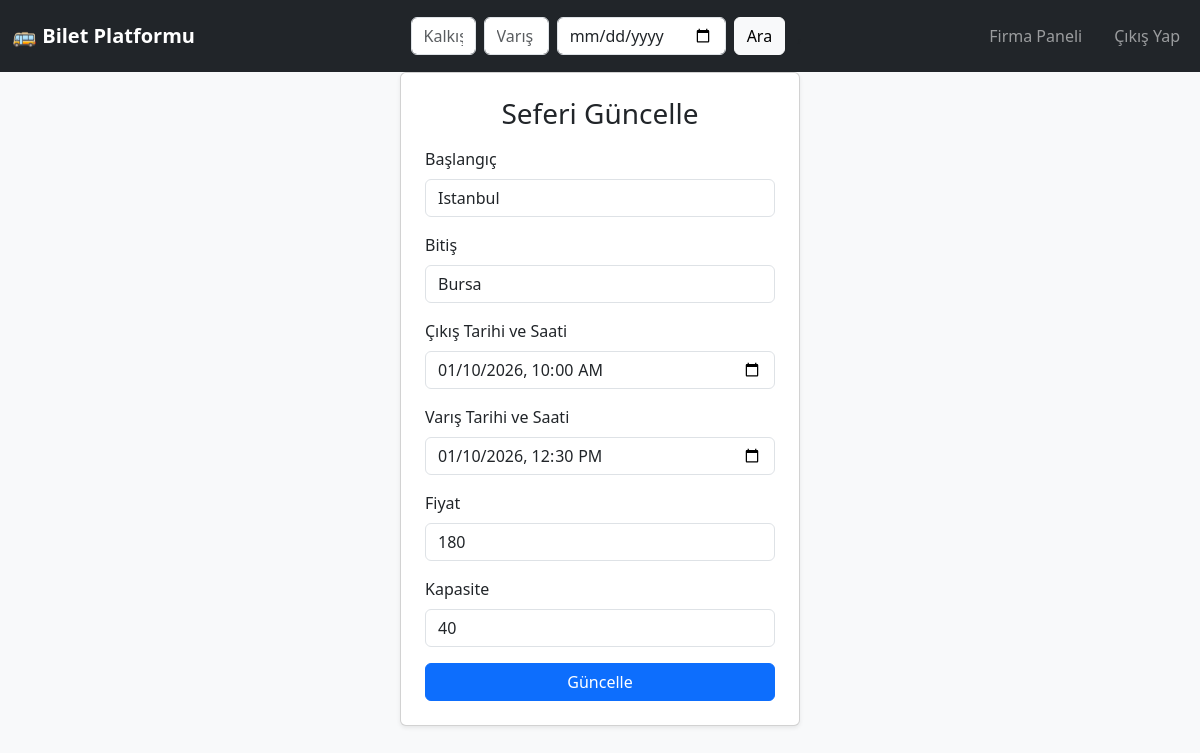
The app's page /edit_trip.php?trip_id=7a669396-0658-4183-beb2-550de5417f9f (signed in) with its own data.
### tables this page shows
CREATE TABLE Trips (
    id TEXT PRIMARY KEY,                          -- UUID
    company_id TEXT NOT NULL,
    destination_city TEXT NOT NULL,
    arrival_time DATETIME NOT NULL,
    departure_time DATETIME NOT NULL,
    departure_city TEXT NOT NULL,
    price REAL NOT NULL,
    capacity INTEGER NOT NULL,
    created_date TIMESTAMP DEFAULT CURRENT_TIMESTAMP,
    FOREIGN KEY (company_id) REFERENCES Bus_Company(id)
);

### src/helper.php (called while the page is built, shortened)
<?php
require_once __DIR__ . '/../src/auth.php';
function get_company_trip($trip_id) {
    global $db;
    $stmt = $db->prepare('SELECT * FROM Trips WHERE id = :id LIMIT 1');
    $stmt->bindValue(':id', $trip_id);
    $stmt->execute();
    return $stmt->fetch(PDO::FETCH_ASSOC);
}
?>

### public/edit_trip.php (the view, shortened to what this page needs)
<?php
require_once __DIR__ . '/../src/auth.php';
require_once __DIR__ . '/../src/helper.php';
if ($_SERVER['REQUEST_METHOD'] === 'GET' && isset($_GET['trip_id'])) {
    $trip_id = $_GET['trip_id'];
    $trip = get_company_trip($trip_id);
}
include 'header.php';
?>
<div class="main-content">
  <div class="d-flex justify-content-center align-items-center" style="min-height: 80vh;">
      <div class="card shadow-sm p-4" style="width: 400px;">
          <h3 class="text-center mb-3">Seferi Güncelle</h3>
          <form method="POST" action="">
              <div class="mb-3">
                  <label class="form-label">Başlangıç</label>
                  <input type="text" name="departure_city" class="form-control"
                         value="<?= htmlspecialchars($trip['departure_city'] ?? '') ?>" required>
              </div>
              <div class="mb-3">
                  <label class="form-label">Bitiş</label>
                  <input type="text" name="destination_city" class="form-control"
                         value="<?= htmlspecialchars($trip['destination_city'] ?? '') ?>" required>
              </div>
              <div class="mb-3">
                  <label class="form-label">Çıkış Tarihi ve Saati</label>
                  <input type="datetime-local" name="departure_time" class="form-control"
                         value="<?= isset($trip['departure_time']) ? date('Y-m-d\TH:i', strtotime($trip['departure_time'])) : '' ?>" required>
              </div>
              <div class="mb-3">
                  <label class="form-label">Varış Tarihi ve Saati</label>
                  <input type="datetime-local" name="arrival_time" class="form-control"
                         value="<?= isset($trip['arrival_time']) ? date('Y-m-d\TH:i', strtotime($trip['arrival_time'])) : '' ?>" required>
              </div>
              <div class="mb-3">
                  <label class="form-label">Fiyat</label>
                  <input type="number" name="price" class="form-control"
                         value="<?= htmlspecialchars($trip['price'] ?? '') ?>" required>
              </div>
              <div class="mb-3">
                  <label class="form-label">Kapasite</label>
                  <input type="number" name="capacity" class="form-control"
                         value="<?= htmlspecialchars($trip['capacity'] ?? '') ?>" required>
              </div>
              <button type="submit" class="btn btn-primary w-100">Güncelle</button>
          </form>
      </div>
    </div>
</div>

### public/view/css/style.css (style rules this page uses)
html, body { height: 100%; }
body { display: flex; flex-direction: column; min-height: 100vh; }
.main-content { flex: 1; }

### records on screen
trips: departure_city "Istanbul", destination_city "Bursa", departure_time "01/10/2026 10:00", arrival_time "01/10/2026 12:30", price "180", capacity "40"
